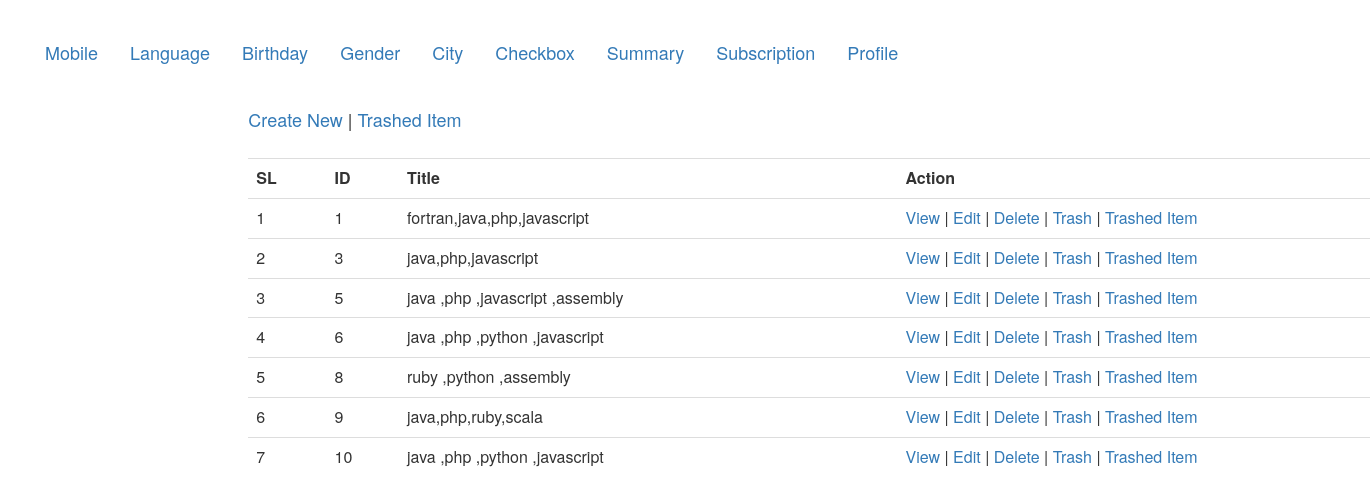
The page /views/ALL_CRUD/Language/index.php on the database its author committed.
### tables this page shows
CREATE TABLE `languages` (
  `id` int(11) NOT NULL,
  `title` varchar(255) NOT NULL,
  `created_at` datetime NOT NULL,
  `updated_at` datetime DEFAULT NULL,
  `deleted_at` datetime DEFAULT NULL
);

### src/ALL_CRUD/Language/Language.php (called while the page is built, shortened)
<?php
class Language {
    public $db='';
    public function __construct() {
        $this->db=  mysqli_connect("localhost","root","fazil142","atomicproject");
    }
    public function index(){
        $allmobile=array();
        $query="select * from languages where deleted_at IS NULL";
        $result=mysqli_query($this->db, $query);
        while($row=  mysqli_fetch_assoc($result)){
            $allmobile[]=$row;
        }
        return $allmobile;
    }
}

### views/ALL_CRUD/Language/index.php (the view, shortened to what this page needs)
<!DOCTYPE html>
<html>
    <head>
        <link rel="stylesheet" type="text/css" href="../../../css/bootstrap.min.css">
        <link rel="stylesheet" type="text/css" href="../../../css/style.css">
    </head>
    <body>
        <div>
            <ul class="nav nav-pills ">
  <li role="presentation"><a href="../../../views/ALL_CRUD/Mobile/index.php">Mobile</a></li>
  <li role="presentation"><a href="index.php">Language</a></li>
  <li role="presentation"><a href="../../../views/ALL_CRUD/Birthday/index.php">Birthday</a></li>
  <li role="presentation"><a href="../../../views/ALL_CRUD/Gender/index.php">Gender</a></li>
  <li role="presentation"><a href="../../../views/ALL_CRUD/City/index.php">City</a></li>
  <li role="presentation"><a href="../../../views/ALL_CRUD/Checkbox/index.php">Checkbox</a></li>
  <li role="presentation"><a href="../../../views/ALL_CRUD/Summary/index.php">Summary</a></li>
  <li role="presentation"><a href="../../../views/ALL_CRUD/Subscription/index.php">Subscription</a></li>
  <li role="presentation"><a href="../../../views/ALL_CRUD/ProfilePic/index.php">Profile</a></li>
</ul>
            <h3 class="col-md-10 col-md-offset-2"><?php
            ?></h3>
        </div>
    </body>
</html>
<?php
    $language=new Language();
    $result=$language->index();
?>
<Ul class="nav nav-pills col-md-10 col-md-offset-2 " style="font-size:18px">
    <a href="create.php">Create New</a> |
    <a href="trashed.php">Trashed Item</a>
    <br><br>
</Ul>
<table class="table col-md-10 col-md-offset-2" style="font-size: 16px">
    <tr>
        <th>SL</th>
        <th>ID</th>
        <th>Title</th>
        <th>Action</th>
    </tr>
    <?php
    if(!empty($result)){
        $serial=0;
        foreach ($result as $val){
            $serial++;
    ;?>
    <tr>
        <td><?php echo $serial;?></td>
        <td><?php echo $val['id'];?></td>
        <td><?php echo $val['title'];?></td>
        <td>
            <a href="view.php?id=<?php echo $val['id'];?>">View</a> |
            <a href="edit.php?id=<?php echo $val['id'];?>">Edit</a> |
            <a href="delete.php?id=<?php echo $val['id'];?>">Delete</a> |
            <a href="trash.php?id=<?php echo $val['id'];?>">Trash</a>  |
            <a href="trashed.php?id=<?php echo $val['id'];?>">Trashed Item</a>
        </td>
    </tr>
    <?php
        }
        }
      else {
    ?>
    <tr>
            <td colspan="3">No data available</td>
    </tr>
    <?php
 }
    ?>
</table>

### css/style.css (style rules this page uses)
body { margin:30px; }
div ul li a { font-size: 18px }

### rows shown on the page
languages: id "1", title "fortran,java,php,javascript"
languages: id "3", title "java,php,javascript"
languages: id "5", title "java ,php ,javascript ,assembly"
languages: id "6", title "java ,php ,python ,javascript"
languages: id "8", title "ruby ,python ,assembly"
languages: id "9", title "java,php,ruby,scala"
languages: id "10", title "java ,php ,python ,javascript"
